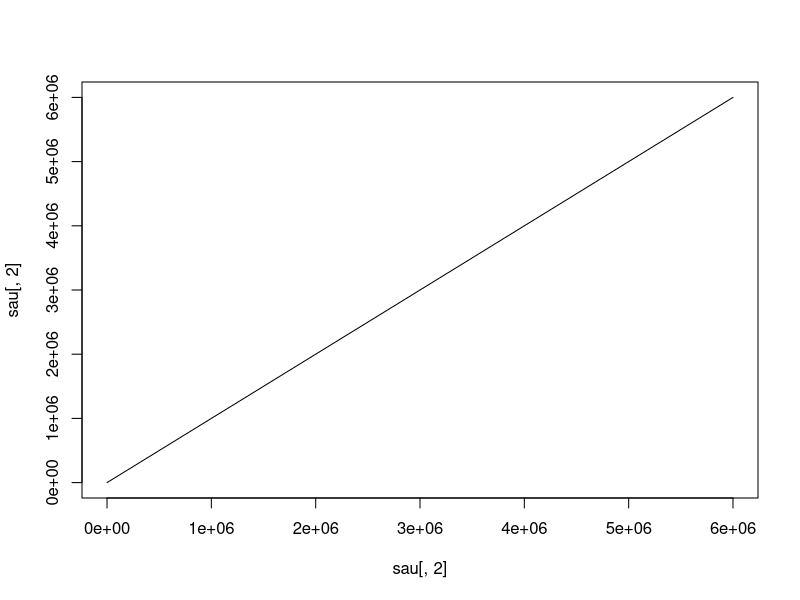

Generate this figure with R: (Note: this script raises an error after producing the figure.)


 volume <- 168555237 #m3
 surface_area <- 5999766.8 #m2
 max_depth <- 59.54 #m
 mean_depth <- volume/surface_area

 sau <- read.csv("sau_hipso.csv",header=F)
 
 hipsographicR_Hd <-  function(volume,surface_area,max_depth,mean_depth){ 
 
   if (max_depth > floor(max_depth)){
     hipsographic <- matrix(NA, floor(max_depth)+2,3) 
   } else {
     hipsographic <- matrix(NA, floor(max_depth)+1,3) 
   }
   
   
   z_m <- mean_depth
   Vd <- 3*z_m/max_depth
   b <- log10(Vd)
   #if per les diferents possibilitats
   Hd <- 10^(-34*b^5-18*b^4-6.3*b^3-1.9*b^2-4*b)
   
   Hd <- 10^(-19261*b^5+27179*b^4-15506*b^3+4432.6*b^2-639.51*b+36.442)
   
   serie=sau[,1]
   
   if (floor(max_depth)>=1){
     #area across slices of the truncated cone
     for (i in 0:floor(max_depth)){   
       
       hipsographic[i+1,1]=i
       hipsographic[i+1,2]=surface_area*(  ( Hd^(-i/max_depth) - Hd^(-max_depth/max_depth) ) / (Hd^(-0/max_depth) - Hd^(-max_depth/max_depth) ) )^2
       hipsographic[i+1,3]= (surface_area/((1-(Hd^-1))^2)) * (  (2*max_depth*(Hd^(-i/max_depth-1)))/log(Hd) - (max_depth*(Hd^(-2*i/max_depth)))/(2*log(Hd)) + (Hd^-2)*i )     
     }
     if (max_depth>floor(max_depth)){
       hipsographic[i+2,1]= max_depth
       hipsographic[i+2,2]= surface_area*(  ( Hd^(-max_depth/max_depth) - Hd^(-max_depth/max_depth) ) / (Hd^(-0/max_depth) - Hd^(-max_depth/max_depth) ) )^2
       hipsographic[i+2,3]= (surface_area/((1-(Hd^-1))^2)) * (  (2*max_depth*(Hd^(-max_depth/max_depth-1)))/log(Hd) - (max_depth*(Hd^(-2*max_depth/max_depth)))/(2*log(Hd)) + (Hd^-2)* max_depth) 
     }
     
   } else{
     
     if (max_depth>floor(max_depth)){
       hipsographic[2,1]= max_depth
       hipsographic[2,2]= surface_area*(  ( Hd^(-max_depth/max_depth) - Hd^(-max_depth/max_depth) ) / (Hd^(-0/max_depth) - Hd^(-max_depth/max_depth) ) )^2
       hipsographic[2,3]= 0
     }
     
     
   }
   
 }
 
 
plot(sau[,2],sau[,2],type="l") 
points(sau[,2],hipso_TC[,2],col="green") 
points(sau[,2],hipsographic[,2],col="red")
summary(lm(sau[,2]~hipso_TC[,2]))
summary(lm(sau[,2]~hipsographic[,2]))

hipso_TC <-  hipsographicR_TruncatedCone(volume,surface_area,max_depth)
lines(hipso_TC[,2],hipso_TC[,1],type="l",ylim = rev(range(hipso_TC[,1]))) 

plot(hipsographic[,2],hipsographic[,1], type="l",col="red",ylim = rev(range(hipsographic[,1])),log="x")
points(sau[,2],sau[,1], col="green",ylim = rev(range(sau[,1])))
 
library(foreign)

#importing the dbf with the lake information
data<-read.dbf("/home/rmarce/Cloud/a. WATExR/ISIMIP/Area_depth February 2022/Hydrolakes/HydroLAKES_polys_v10_shp/HydroLAKES_polys_v10.dbf")

#Assumption to go from mean depth to maximum depth
data$max_depth <- data$Depth_avg/0.47

#preparing a list vector to store the results (hypsografic curves)
hipso_list <- vector(mode = "list", length = dim(data)[1])
#hipso_list <- matrix(NA, dim(data)[1],1)

#calculating the hypsografic for every lake in the shapefile
#volume and area must be converted to m^3 and m^2 respectively
for (i in 1:dim(data)[1]){
  hipso_list[i]<-hipsographicR_TruncatedCone(data$Vol_total[i]*1000000,data$Lake_area[i]*1000000,data$max_depth[i])
  #print(hipso_list[i])
  #print(i)
}

# Function for the hypsographic curve assuming a truncated cone from volume (m^3), surface area (m^2), and maximum depth (m).
# Calculated every meter from surface and at maximum depth. 
hipsographicR_TruncatedCone <-  function(volume,surface_area,max_depth){
  
  #volume=total volume of lake (m^3)
  #surface_area= surface area (m^2)
  #max_depth=maximum depth (m)
  
  #initializing variable  
  ##fields for depth,area,accumulated volume
  
  #conditional for including the maximum depth in case it is not an integer depth
  if (max_depth > floor(max_depth)){
    hipsographic <- matrix(NA, floor(max_depth)+2,3) 
  } else {
    hipsographic <- matrix(NA, floor(max_depth)+1,3) 
  }
  
  #solving a truncated cone
  Radius <- sqrt(surface_area/pi) #radius of the large end of the truncated cone (surface of the lake) 
  term <- volume/max_depth/pi*3-Radius^2 #solving the truncated cone equation [=0])
  radius_imaginary <- polyroot(c(-term,Radius,1)) #finding the roots of the equation
  real<-Re(radius_imaginary) # taking the real part of the result
  #the positive real result is the result we want:
  radius <-real[which(real>0)] #radius of the small end of the truncated cone (bottom of the lake)
  
  #checks if the solution makes physical sense and print an error otherwise:
  
  #the root must have a real part
  if (length(radius)==0){
    a=2
    print("Error 2")
    return(a)
  }
  stopifnot(length(radius)>0)
  
  #surface radius must be larger or equal than bottom radius
  if (Radius<radius){
    a=1
    print("Error 1")
    return(a)
  }
  stopifnot(Radius>=radius)
  
  #Surface area
  area_layer <- pi*Radius^2 #must be equal to surface_area
  
  #Result at the surface
  hipsographic[1,1]=0
  hipsographic[1,2]=area_layer 
  hipsographic[1,3]=volume
  
  slope <- (Radius-radius)/max_depth #for calculating the radius at each depth
  
  if (floor(max_depth)>=1){
    #area across slices of the truncated cone
    for (i in 1:floor(max_depth)){   
      
      new_radius <- Radius-i*slope
      area_layer <- pi*new_radius^2  
      hipsographic[i+1,1]=i
      hipsographic[i+1,2]=area_layer
      hipsographic[i+1,3]=pi/3*(max_depth-i)*(new_radius^2+new_radius*radius+radius^2)
    }
    
    if (max_depth>floor(max_depth)){
      hipsographic[i+2,1]= max_depth
      hipsographic[i+2,2]= pi*radius^2
      hipsographic[i+2,3]= 0
    }
    
  } else{
    
    if (max_depth>floor(max_depth)){
      hipsographic[2,1]= max_depth
      hipsographic[2,2]= pi*radius^2
      hipsographic[2,3]= 0
    }
    
    
  }
  
  #a=0
  #return(a)
  return(hipsographic)
}
